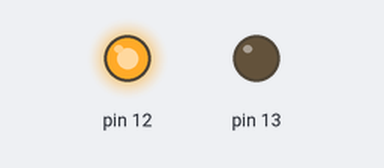
A sketch run on a simulated Arduino Uno, built with avr-gcc and run on an emulated ATmega328P. Shown: output pins drawn as LEDs (lit = HIGH).

Above: at 0.15 s.
At 3.7 s:
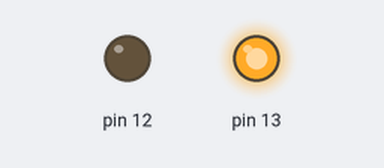
At 8.3 s:
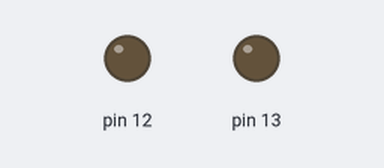
Timing chart, 0 to 12.2 s (numbered marks = the images above):
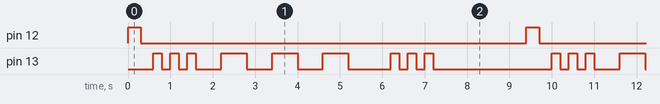

Measured:
- by itself, pin 12: alternates HIGH for 0.30 s and LOW for 9.1 s
- by itself, pin 13: repeats every 9.4 s: 2 × (LOW 0.20 s, HIGH 0.20 s), 3 × (LOW 0.60 s, HIGH 0.60 s), LOW 1.0 s, 2 × (HIGH 0.20 s, LOW 0.20 s), HIGH 0.20 s, LOW 2.8 s, HIGH 0.20 s
- by itself, everything shown: repeats every 9.4 s, in 20 steps

The sketch:

ArduinoBlinkProject.ino
```cpp
void blinkSOS() {
  for (int i = 0; i < 3; i++) {
    digitalWrite(13, 1);
    delay(200);
    digitalWrite(13, 0);
    delay(200);
  }
  delay(400);

  for (int i = 0; i < 3; i++) {
    digitalWrite(13, 1);
    delay(600);
    digitalWrite(13, 0);
    delay(600);
  }
  delay(400);

  for (int i = 0; i < 3; i++) {
    digitalWrite(13, 1);
    delay(200);
    digitalWrite(13, 0);
    delay(200);
  }
  delay(2000);
}

void setup() {
  pinMode(13, OUTPUT);
  pinMode(12, OUTPUT);
}

void loop() {
  digitalWrite(13, 0);
  digitalWrite(12, 1);
  delay(300);

  digitalWrite(13, 0);
  digitalWrite(12, 0);
  delay(300);

  blinkSOS();
}
```
